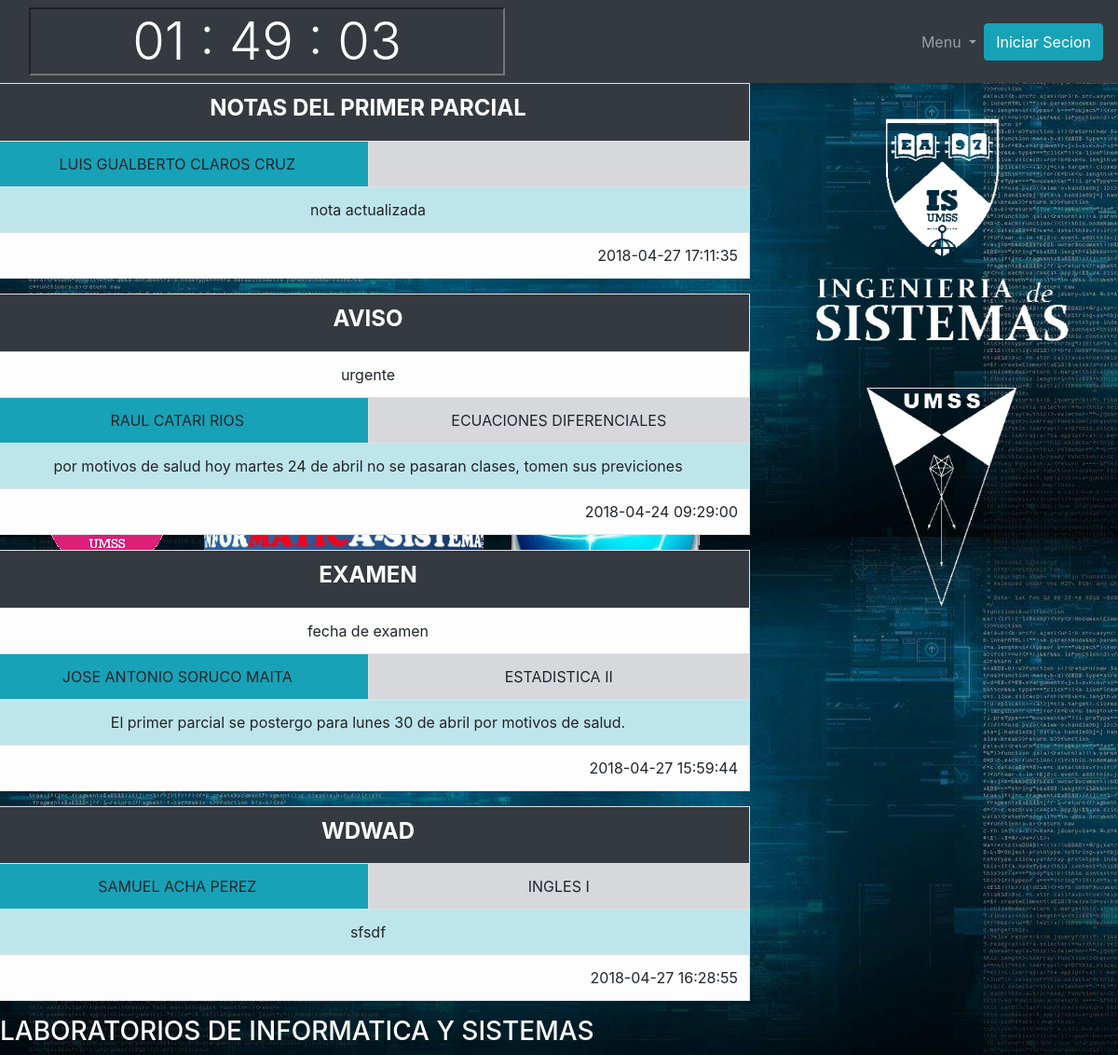
The page / on the database its author committed.
### tables this page shows
CREATE TABLE `avisos` (
  `CODAVISO` int(10) NOT NULL,
  `CODMAT` int(11) DEFAULT NULL,
  `IDDOC` char(10) DEFAULT NULL,
  `IDUSUARIO` char(10) NOT NULL,
  `TITULO` text NOT NULL,
  `SUBTITULO` text,
  `CONTENIDO` text NOT NULL,
  `FECHA_HORA` datetime NOT NULL
);

CREATE TABLE `docente` (
  `IDDOC` char(10) NOT NULL,
  `NOMBREDOC` char(20) NOT NULL,
  `APELLIDODOC` char(20) NOT NULL
);

CREATE TABLE `materia` (
  `CODMAT` int(11) NOT NULL,
  `NOMBREMAT` char(55) NOT NULL
);

### controllers/controladorAvisos.php (called while the page is built, shortened)
<?php
	require_once('conexionDB.php');
	function listaAvisos() {
		global $conexion;
		$query = 'SELECT * FROM avisos INNER join docente on avisos.IDDOC = docente.IDDOC INNER JOIN materia on avisos.CODMAT = materia.CODMAT ' ;
		$res_query = mysqli_query($conexion, $query) or die ('Revise su consulta SELECT');
		$num_reg = mysqli_num_rows($res_query);
		for ($i = 0; $i < $num_reg; $i++) {
			$lista[$i] = mysqli_fetch_array($res_query, MYSQLI_ASSOC);
		}
		return $lista;
	}
?>

### index.php (the view, shortened to what this page needs)
<?php
	include('controllers/controladorAvisos.php');
?>
<!DOCTYPE html>
<html>
<head>
	<link rel="stylesheet" type="text/css" href="public/css/css/bootstrap.css">
	<link rel="stylesheet" type="text/css" href="public/css/css/bootstrap.min.css">
	<link rel="stylesheet" type="text/css" href="main.css">
</head>
<body onload="mueveReloj()" background="uploads/fondoF.jpg">
	<?php
		if (isset($_SESSION['login_nombre'])){
			if(($_SESSION['login_tipo_usuario'])=="ADMIN"){
	?>
				<header class="">
					<nav class="navbar navbar-dark bg-dark navbar-expand-lg ">
						<h1 class="h1" style="color: white"></h1>
						<div class=" col-md-3 offset-md-0 text-align text-center">
									<form name="form_reloj">
    										<input type="text" name="reloj" size="10" class="display-4 text-center" onfocus="window.document.form_reloj.reloj.blur()" style="background-color: #343a40; color: white;">
									</form>
						</div>
  						<div class="collapse navbar-collapse" id="navbarTogglerDemo01">
							<div class="navbar-nav ml-auto text-center">
								<li class="nav-item dropdown">
							        <a class="nav-link dropdown-toggle" href="#" id="navbarDropdown" role="button" data-toggle="dropdown" aria-haspopup="true" aria-expanded="false">
							          Menu
							        </a>
							        <div class="dropdown-menu" aria-labelledby="navbarDropdown">
							          	<a class="dropdown-item" href="views/avisos/listaAvisos.php">Avisos</a>
							          	<a class="dropdown-item" href="views/publicidades/listaPublicidades.php">Anuncios</a>
							         <div class="dropdown-divider"></div>
							         	<a class="dropdown-item" href="views/registros/listaBitacora.php">Bitacora</a>
							          	<a class="dropdown-item" href="controllers/logout.php">Logout</a>
							        </div>
							    </li>
							</div>
						</div>
					</nav>
				</header>
			<?php
			}else{
			?>
				<header>
					<nav class="navbar navbar-dark bg-dark navbar-expand-lg ">
						<h1 class="h1" style="color: white"></h1>
							<div class=" col-md-3 offset-md-0 text-align text-center">
								<form name="form_reloj">
    								<input type="text" name="reloj" size="10" class="h1 text-center" onfocus="window.document.form_reloj.reloj.blur()" style="background-color: #343a40; color: white;">
								</form>
							</div>
						<button class="navbar-toggler" type="button" data-toggle="collapse" data-target="#navbasarTogglerDemo01" aria-controls="navbarTogglerDemo01" aria-expanded="false" aria-label="Toggle navigation">
   							 <span class="navbar-toggler-icon"></span>
	  					</button>
  						<div class="collapse navbar-collapse" id="navbarTogglerDemo01">
							<div class="navbar-nav ml-auto text-center">
								<li class="nav-item dropdown">
							        <a class="nav-link dropdown-toggle" href="#" id="navbarDropdown" role="button" data-toggle="dropdown" aria-haspopup="true" aria-expanded="false">
							          Menu
							        </a>
							        <div class="dropdown-menu" aria-labelledby="navbarDropdown">
							          	<a class="dropdown-item" href="views/avisos/listaAvisos.php">Avisos</a>
							          	<a class="dropdown-item" href="views/publicidades/listaPublicidades.php">Anuncios</a>
							         <div class="dropdown-divider"></div>
							          	<a class="dropdown-item" href="controllers/logout.php">Logout</a>
							        </div>
							    </li>
							</div>
						</div>
					</nav>
				</header>
	<?php
			}
		}else{
	?>
			<header class="header">
				<nav class="navbar navbar-dark bg-dark navbar-expand-lg ">
						<div class=" col-md-3 offset-md-0 text-align text-center">
									<form name="form_reloj">
    										<input type="text" name="reloj" size="10" class="display-4 text-center" onfocus="window.document.form_reloj.reloj.blur()" style="background-color: #343a40; color: white;">
									</form>
						</div>
  					<div class="collapse navbar-collapse" id="navbarTogglerDemo01">
						<div class="navbar-nav ml-auto text-center">
							<li class="nav-item dropdown">
							        <a class="nav-link dropdown-toggle" href="#" id="navbarDropdown" role="button" data-toggle="dropdown" aria-haspopup="true" aria-expanded="false">
							          Menu
							        </a>
							</li>
							<button type="button" class="btn btn-info btn-md" data-toggle="modal" data-target="#modalLogin">Iniciar Secion</button>
							        </div>
						</div>
				</nav>
			</header>
	<?php
		}
	?>
    <section>
		<div class="container-fluit">
    		<div class="row text-center">
    			<div class="col-xs-10 col-md-8 col-sm-8 sin_padding portada" >
    				<marquee direction="up" align="center" width="100%" height="600rem" scrollAmount="3">
						<?php
	                	$avisos = listaAvisos();
    	        	    foreach ($avisos as $aviso):
	        	    	?>
    		          	<table border="2" align="center" class="table table-bordered">
	    	          		<tr align="center" >
            	    			<td colspan="2" height="50px" class="bg-dark" style="color: white; text-transform: uppercase;"><h4><b><?php echo $aviso['TITULO'] ?></b></h4></td>
              				</tr>
            			<?php
	        	      		if (!empty($aviso['SUBTITULO'])) {
    		        	?>
			              	<tr align="center" >
    	    	      			<td colspan="2" height="30px" class="table-light "><?php echo $aviso['SUBTITULO'] ?></td>
        	    		  	</tr>
            			<?php
	    	      			}
	    		        ?>
		        	      	<tr align="center">
        	    	    		<td width="50%" class="bg-info"><?php echo $aviso['NOMBREDOC'].' '.$aviso['APELLIDODOC'] ?></td>
            	    			<td class="table-secondary"><?php echo $aviso['NOMBREMAT'] ?></td>
	            		   	</tr>
    	    	    	   	<tr align="center">
        		        		<td colspan="2" class="table-info"><?php echo $aviso['CONTENIDO'] ?></td>
	    	        	    </tr>
		                	<tr align="right">
        	        			<td colspan="2" class="table-light"><?php echo $aviso['FECHA_HORA'] ?></td>
	        	      		</tr>
    	        		</table>
		            	<?php
    	        		endforeach;
        	    		?>
					</marquee>
    			</div>
    			<div class="col-xs-2 col-md-4 col-sm-4 sin_padding">
  					<div class="container-fluit">
  						<div class="row">
 							<div class="col-md-12">
   								<div id="carouselExampleIndicators" class="carousel slide" data-ride="carousel">
      							<div class="carousel-inner">
      								<div class="carousel-item active">
          								<img class="" width="100%" height="600rem" src="uploads/log2.png">
        							</div>
      							</div>
    							</div>
  							</div>
  						</div>
  					</div>
    			</div>
    		</div>
    	</div>
		<MARQUEE bgcolor="#343a40">
			<h3 class="pt-sans" style="color:white">
					LABORATORIOS DE INFORMATICA Y SISTEMAS
			</h3>
		</MARQUEE>
    </section>
</body>
</html>

### main.css (style rules this page uses)
.sin_padding { padding: 0; }
.portada { background: url(uploads/logos.png); background-repeat: no-repeat; background-attachment: scroll; background-position: 50% 50%; width: 100% ; text-align: center; }

### rows shown on the page
avisos: TITULO "NOTAS DEL PRIMER PARCIAL", IDDOC.NOMBREDOC "LUIS GUALBERTO", IDDOC.APELLIDODOC "CLAROS CRUZ", CONTENIDO "nota actualizada", FECHA_HORA "2018-04-27 17:11:35"
avisos: TITULO "AVISO", SUBTITULO "urgente", IDDOC.NOMBREDOC "RAUL", IDDOC.APELLIDODOC "CATARI RIOS", CODMAT.NOMBREMAT "ECUACIONES DIFERENCIALES", CONTENIDO "por motivos de salud hoy martes 24 de abril no se pasaran clases, tomen sus previciones", FECHA_HORA "2018-04-24 09:29:00"
avisos: TITULO "EXAMEN", SUBTITULO "fecha de examen", IDDOC.NOMBREDOC "JOSE ANTONIO", IDDOC.APELLIDODOC "SORUCO MAITA", CODMAT.NOMBREMAT "ESTADISTICA II", CONTENIDO "El primer parcial se postergo para lunes 30 de abril por motivos de salud.", FECHA_HORA "2018-04-27 15:59:44"
avisos: TITULO "WDWAD", IDDOC.NOMBREDOC "SAMUEL", IDDOC.APELLIDODOC "ACHA PEREZ", CODMAT.NOMBREMAT "INGLES I", CONTENIDO "sfsdf", FECHA_HORA "2018-04-27 16:28:55"
